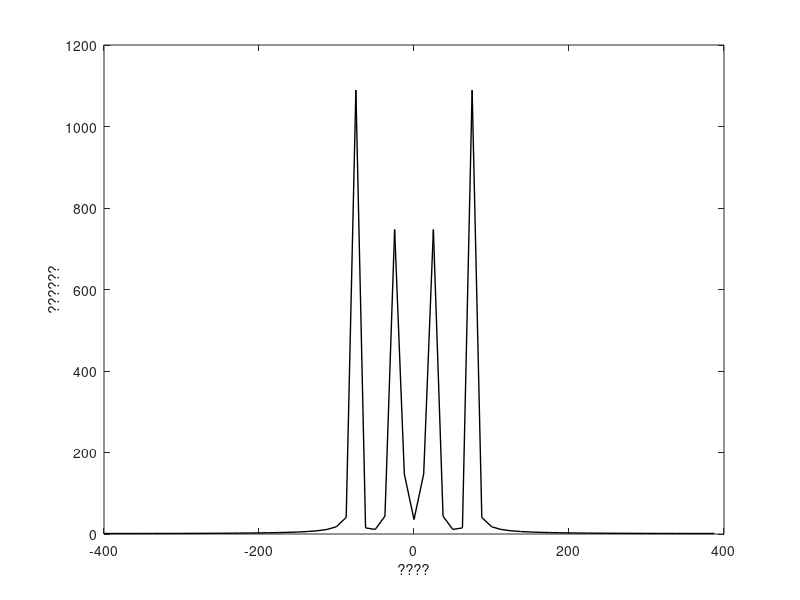

This chart was generated by the following MATLAB code:
close all;
fs=800;
ts=1/fs;
t =0:ts:2;
x = cos(2*pi*73*t)+cos(2*pi*21*t);
nfft=64;
power=(norm(x)^2)/length(x+1);
spow=abs(fft(x,nfft).^2);
f=(0:nfft-1)/ts/nfft; %????????????
f=f-fs/2;
plot(f,fftshift(spow),'k','LineWidth',1);
xlabel('????');ylabel('??????');
disp(['power=',num2str(power),'.']);
